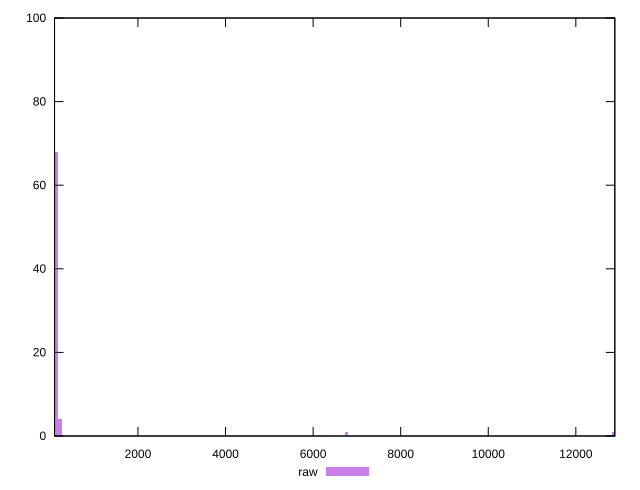

This figure's gnuplot source:
reset

$raw <<EOF
6763.383488845673 1
145.44910728700373 68
72.72455364350186 26
218.1736609305056 4
12872.24599489983 1
EOF

set key outside below
set boxwidth 72.72455364350186
set xrange [95.13499999999999:12890.311]
set yrange [0:100]
set trange [0:100]
set style fill transparent solid 0.5 noborder
set terminal svg size 640, 490 enhanced background rgb 'white'
set output "reprap/server-response-time/samples/pages/raw/histogram.svg"

plot $raw title "raw" with boxes

reset
